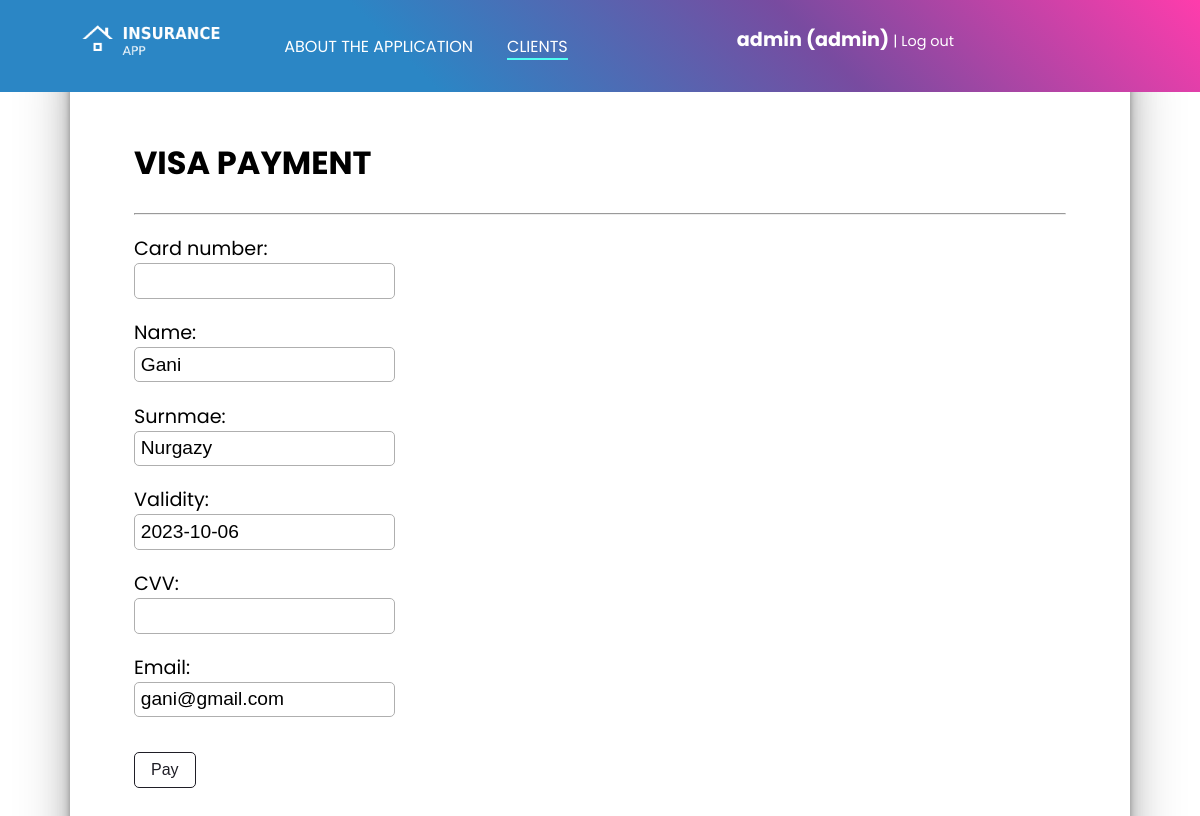
The app's page /policyholders/24/insurance/18/visa (signed in) with its own data.
### clients/models.py (models this page shows, shortened)
class Client(models.Model):
    name = models.CharField(max_length=200, verbose_name="Name")
    surname = models.CharField(max_length=200, verbose_name="Surname")
    street_address = models.CharField(max_length=200, verbose_name="Address")
    city = models.CharField(max_length=100, verbose_name="City")
    postal_code = models.CharField(max_length=6, verbose_name="Postcode")
    email = models.EmailField(max_length=200, verbose_name="Email")
    phone_number = models.CharField(max_length=16, verbose_name="Phone number")

### clients/views.py (the view)
# urls.py: path("policyholders/<int:pk>/insurance/<int:id>/visa", views.visa, name="visa"),
@staff_member_required(login_url="/login/")
def visa(request, pk, id):
    client = Client.objects.get(id=pk)
    insurance = Insurance.objects.get(id=id)
    form = CreatePaymentForm(instance=client)
    if request.method == "POST":
        form = CreatePaymentForm(request.POST, instance=client)
        if form.is_valid:
            form.save()
            return redirect(f"/policyholders/{client.id}/insurance/{insurance.id}/payments")
    return render(request, "clients/visa.html", {
        "client": client,
        "form": form
    })

### clients/forms.py
class CreatePaymentForm(forms.ModelForm):
    class Meta:
        model = Payment
        fields = ["card_number", "name", "surname", "date_to_c", "cvv", "email"]

### clients/templates/clients/visa.html (shortened to what this page needs)
{% extends 'clients/layout.html' %}
{% block navigation %}
<li><a  href="{% url 'clients:index' %}">About the application</a></li>
<li><a class="active" href="{% url 'clients:list-all-clients' %}">Clients</a></li>
{% endblock navigation %}
{% block section %}
<h1>VISA payment</h1><hr>
    <form action="" method="post">
        {{ form.as_p }}
        <input class="custom-btn" type="submit" value="Pay">
    </form>
{% endblock section %}

### clients/templates/clients/layout.html (shortened to what this page needs)
{% load static %}
<!DOCTYPE html>
<html lang="cs-cz">
<head>
    <link rel="stylesheet" href="{% static 'clients/styles.css' %}">
</head>
<body>
    <header>
        <div id="header-content" class="container">
            <a href="{% url 'clients:index' %}"><img src="{% static 'clients/app_logo.png' %}" height="50px" alt=""></a>
            <nav>
                <ul>
                    {% block navigation %}{% endblock navigation %}
                </ul>
            </nav>
            <div id="login-logout-bar" class="container">
            {% if user.is_authenticated %}
                <p id="username">{{ request.user.username }} {% if user.is_staff %} (admin) {% endif %}</p><a href="{% url 'logout' %}" class="login-logout">| Log out</a>
            {% else %}
                <a href="{% url 'login' %}" class="login-logout">Sign in </a><a href="{% url 'register' %}" id="register-btn">Register</a>
            {% endif %}
        </div>
        </div>
    </header>
    <section class="container">
        {% block section %}
        {% endblock section %}
    </section>
</body>
</html>

### clients/static/clients/styles.css (style rules this page uses)
:root { --main: background-color: #FF3CAC; --main: linear-gradient(225deg, #FF3CAC 0%, #784BA0 33%, #2B86C5 66%); background-image: linear-gradient(0deg, #D9AFD9 0%, #97D9E1 100%); --box: linear-gradient(45deg, #22c1c3 0%, #fdbb2d 100%); }
body { padding: 0; margin: 0; box-sizing: border-box; font-family: Poppins, sans-serif; background: #fff; min-height: 100vh; }
h1 { font-size: 2em; }
h1, h2, h3 { text-transform: uppercase; }
a { text-decoration: none; color:black; }
p { font-size: 1.2em; }
header { min-height: 2 em; width: 100vw; background: var(--main); color: white; position: fixed; z-index:1; padding: 17px 0px 0px 0px; }
#login-logout-bar { text-align: right; padding: 0.5em 2em 0 0; }
#username { display: inline; font-weight: bold; }
.login-logout { display: inline; text-decoration: none; color: white; font-size: 0.9em; transition: all 0.2s ease; }
#header-content { display: flex; padding: 0 0 0 1em; margin-top: 0; }
#header-content ul, #header-content h1 { padding-top: 0; margin-top: 0; }
nav ul { display: flex; flex-direction: row; }
nav ul li { padding: 1px; margin: 1em; list-style-type: none; text-transform: uppercase; }
nav ul li a { text-decoration: none; color: white; border-bottom: 2px solid transparent; transition: all 0.2s ease; }
.active { border-bottom: 2px solid #4FFFF3; }
section { box-sizing: border-box; background: #fff; min-height: 90vh; padding: 4em; padding-top: 7em; border-top: 0; border-radius: 0 0 10px 10px; box-shadow: rgba(0, 0, 0, 0.24) 0px 3px 8px; box-shadow: rgba(0, 0, 0, 0.25) 0px 54px 55px, rgba(0, 0, 0, 0.12) 0px -12px 30px, rgba(0, 0, 0, 0.12) 0px 4px 6px, rgba(0, 0, 0, 0.17) 0px 12px 13px, rgba(0, 0, 0, 0.09) 0px -3px 5px; }
.container { max-width: 1060px; margin: 0 auto; }
.custom-btn { font-size: 1em; text-decoration: none; cursor: pointer; color: #1F1E26; background: transparent; border: 1px solid #1F1E26; border-radius: 5px; padding: 0.5em 1em; margin: 1em 0; transition: all 0.2s ease; }
label { display: block; }
input, #id_insurance_type { border: 1px solid rgb(175, 175, 175); border-radius: 5px; font-size: 1em; padding: 0.3em; background: transparent; }

### records on screen
Client: name "Gani", surname "Nurgazy", email "gani@gmail.com"

### other values on screen
{{ request.user.username }} "admin"
